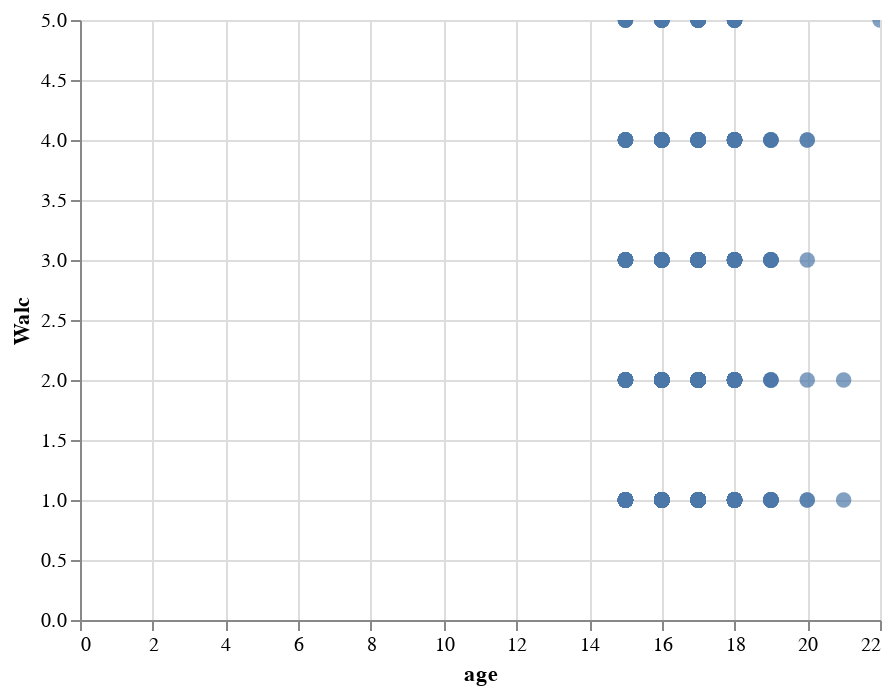

Notebook code for this chart:
### Code cell
alt.Chart(df_por).mark_circle(size=60).encode(
    x='age',
    y='Walc',
    tooltip=['G1', 'G2', 'G3', 'health',]
).interactive()

### Figure 1 — Vega-Lite specification as saved in the notebook (floating-point values rounded to 4 significant figures; data arrays with more than 128 entries replaced by an {"elided": "..."} marker saying what was removed)
{"config": {"view": {"continuousWidth": 400, "continuousHeight": 300}}, "data": {"name": "data-2598c03e4b3391988ca14a0c16e86572"}, "mark": {"type": "circle", "size": 60}, "encoding": {"tooltip": [{"type": "quantitative", "field": "G1"}, {"type": "quantitative", "field": "G2"}, {"type": "quantitative", "field": "G3"}, {"type": "quantitative", "field": "health"}], "x": {"type": "quantitative", "field": "age"}, "y": {"type": "quantitative", "field": "Walc"}}, "selection": {"selector020": {"type": "interval", "bind": "scales", "encodings": ["x", "y"]}}, "$schema": "https://vega.github.io/schema/vega-lite/v4.8.1.json", "datasets": {"data-2598c03e4b3391988ca14a0c16e86572": {"elided": "649 records"}}}
